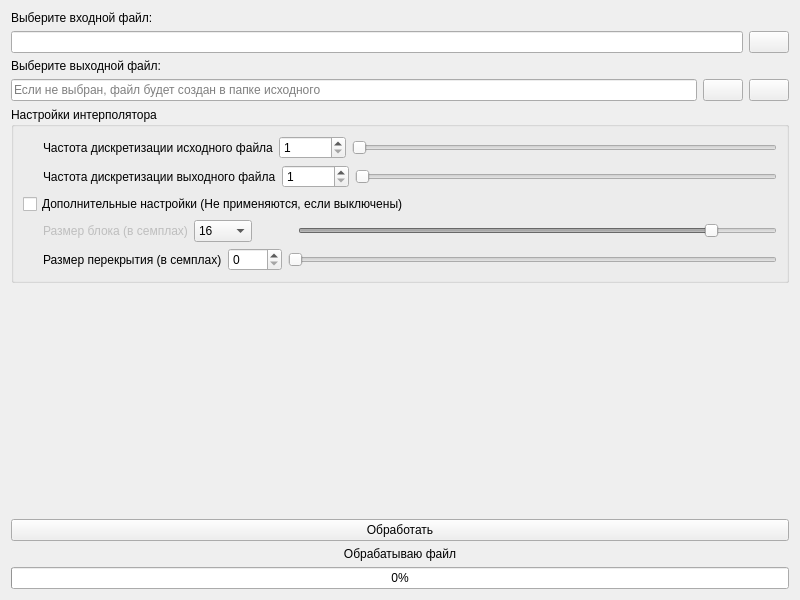
<?xml version="1.0" encoding="UTF-8"?>
<ui version="4.0">
 <class>Widget</class>
 <widget class="QWidget" name="Widget">
  <property name="geometry">
   <rect>
    <x>0</x>
    <y>0</y>
    <width>800</width>
    <height>600</height>
   </rect>
  </property>
  <property name="sizePolicy">
   <sizepolicy hsizetype="Preferred" vsizetype="Preferred">
    <horstretch>0</horstretch>
    <verstretch>0</verstretch>
   </sizepolicy>
  </property>
  <property name="windowTitle">
   <string>Фурье-интерполятор int16</string>
  </property>
  <property name="windowIcon">
   <iconset resource="q.qrc">
    <normaloff>:/icon/icon.ico</normaloff>:/icon/icon.ico</iconset>
  </property>
  <layout class="QVBoxLayout" name="verticalLayout_2">
   <item>
    <widget class="QLabel" name="inFileLBL">
     <property name="text">
      <string>Выберите входной файл:</string>
     </property>
    </widget>
   </item>
   <item>
    <layout class="QHBoxLayout" name="horizontalLayout_4">
     <item>
      <widget class="QLineEdit" name="inFileLED">
       <property name="readOnly">
        <bool>true</bool>
       </property>
      </widget>
     </item>
     <item>
      <widget class="QPushButton" name="inFilePBN">
       <property name="text">
        <string/>
       </property>
       <property name="icon">
        <iconset resource="q.qrc">
         <normaloff>:/folder/folder.png</normaloff>:/folder/folder.png</iconset>
       </property>
      </widget>
     </item>
    </layout>
   </item>
   <item>
    <widget class="QLabel" name="outFileLBL">
     <property name="text">
      <string>Выберите выходной файл:</string>
     </property>
    </widget>
   </item>
   <item>
    <layout class="QHBoxLayout" name="horizontalLayout_7">
     <item>
      <widget class="QLineEdit" name="outFileLED">
       <property name="text">
        <string/>
       </property>
       <property name="readOnly">
        <bool>true</bool>
       </property>
       <property name="placeholderText">
        <string>Если не выбран, файл будет создан в папке исходного</string>
       </property>
      </widget>
     </item>
     <item>
      <widget class="QPushButton" name="outFilePBN">
       <property name="text">
        <string/>
       </property>
       <property name="icon">
        <iconset resource="q.qrc">
         <normaloff>:/folder/folder.png</normaloff>:/folder/folder.png</iconset>
       </property>
      </widget>
     </item>
     <item>
      <widget class="QPushButton" name="outFileCancel">
       <property name="text">
        <string/>
       </property>
       <property name="icon">
        <iconset resource="q.qrc">
         <normaloff>:/cross/cross.png</normaloff>:/cross/cross.png</iconset>
       </property>
      </widget>
     </item>
    </layout>
   </item>
   <item>
    <widget class="QGroupBox" name="optionsGRB">
     <property name="sizePolicy">
      <sizepolicy hsizetype="Preferred" vsizetype="Preferred">
       <horstretch>0</horstretch>
       <verstretch>0</verstretch>
      </sizepolicy>
     </property>
     <property name="title">
      <string>Настройки интерполятора</string>
     </property>
     <layout class="QVBoxLayout" name="verticalLayout">
      <item>
       <layout class="QHBoxLayout" name="horizontalLayout_3">
        <item>
         <spacer name="horizontalSpacer">
          <property name="orientation">
           <enum>Qt::Horizontal</enum>
          </property>
          <property name="sizeType">
           <enum>QSizePolicy::Fixed</enum>
          </property>
          <property name="sizeHint" stdset="0">
           <size>
            <width>20</width>
            <height>20</height>
           </size>
          </property>
         </spacer>
        </item>
        <item>
         <widget class="QLabel" name="samplingInLBL">
          <property name="text">
           <string>Частота дискретизации исходного файла</string>
          </property>
         </widget>
        </item>
        <item>
         <widget class="QSpinBox" name="samplingInSPB">
          <property name="minimum">
           <number>1</number>
          </property>
          <property name="maximum">
           <number>512000</number>
          </property>
         </widget>
        </item>
        <item>
         <widget class="QSlider" name="samplingInHSL">
          <property name="minimum">
           <number>1</number>
          </property>
          <property name="maximum">
           <number>512000</number>
          </property>
          <property name="orientation">
           <enum>Qt::Horizontal</enum>
          </property>
         </widget>
        </item>
       </layout>
      </item>
      <item>
       <layout class="QHBoxLayout" name="horizontalLayout_5">
        <item>
         <spacer name="horizontalSpacer_2">
          <property name="orientation">
           <enum>Qt::Horizontal</enum>
          </property>
          <property name="sizeType">
           <enum>QSizePolicy::Fixed</enum>
          </property>
          <property name="sizeHint" stdset="0">
           <size>
            <width>20</width>
            <height>20</height>
           </size>
          </property>
         </spacer>
        </item>
        <item>
         <widget class="QLabel" name="samplingOutLBL">
          <property name="text">
           <string>Частота дискретизации выходного файла</string>
          </property>
         </widget>
        </item>
        <item>
         <widget class="QSpinBox" name="samplingOutSPB">
          <property name="minimum">
           <number>1</number>
          </property>
          <property name="maximum">
           <number>512000</number>
          </property>
          <property name="singleStep">
           <number>1</number>
          </property>
         </widget>
        </item>
        <item>
         <widget class="QSlider" name="samplingOutHSL">
          <property name="minimum">
           <number>1</number>
          </property>
          <property name="maximum">
           <number>512000</number>
          </property>
          <property name="orientation">
           <enum>Qt::Horizontal</enum>
          </property>
         </widget>
        </item>
       </layout>
      </item>
      <item>
       <widget class="QCheckBox" name="extraSettingsCHB">
        <property name="text">
         <string>Дополнительные настройки (Не применяются, если выключены)</string>
        </property>
       </widget>
      </item>
      <item>
       <layout class="QHBoxLayout" name="horizontalLayout_2">
        <item>
         <spacer name="horizontalSpacer_4">
          <property name="orientation">
           <enum>Qt::Horizontal</enum>
          </property>
          <property name="sizeType">
           <enum>QSizePolicy::Fixed</enum>
          </property>
          <property name="sizeHint" stdset="0">
           <size>
            <width>20</width>
            <height>20</height>
           </size>
          </property>
         </spacer>
        </item>
        <item>
         <widget class="QLabel" name="blockSizeLBL">
          <property name="enabled">
           <bool>false</bool>
          </property>
          <property name="text">
           <string>Размер блока (в семплах)</string>
          </property>
         </widget>
        </item>
        <item>
         <widget class="QComboBox" name="blockSizeCMB">
          <item>
           <property name="text">
            <string>16</string>
           </property>
          </item>
          <item>
           <property name="text">
            <string>32</string>
           </property>
          </item>
          <item>
           <property name="text">
            <string>64</string>
           </property>
          </item>
          <item>
           <property name="text">
            <string>128</string>
           </property>
          </item>
          <item>
           <property name="text">
            <string>256</string>
           </property>
          </item>
          <item>
           <property name="text">
            <string>512</string>
           </property>
          </item>
          <item>
           <property name="text">
            <string>1024</string>
           </property>
          </item>
          <item>
           <property name="text">
            <string>2048</string>
           </property>
          </item>
          <item>
           <property name="text">
            <string>4096</string>
           </property>
          </item>
         </widget>
        </item>
        <item>
         <spacer name="horizontalSpacer_5">
          <property name="orientation">
           <enum>Qt::Horizontal</enum>
          </property>
          <property name="sizeType">
           <enum>QSizePolicy::Fixed</enum>
          </property>
          <property name="sizeHint" stdset="0">
           <size>
            <width>40</width>
            <height>20</height>
           </size>
          </property>
         </spacer>
        </item>
        <item>
         <widget class="QSlider" name="blockSizeHSL">
          <property name="enabled">
           <bool>false</bool>
          </property>
          <property name="minimum">
           <number>4</number>
          </property>
          <property name="maximum">
           <number>12</number>
          </property>
          <property name="value">
           <number>11</number>
          </property>
          <property name="orientation">
           <enum>Qt::Horizontal</enum>
          </property>
         </widget>
        </item>
       </layout>
      </item>
      <item>
       <layout class="QHBoxLayout" name="horizontalLayout">
        <item>
         <spacer name="horizontalSpacer_3">
          <property name="orientation">
           <enum>Qt::Horizontal</enum>
          </property>
          <property name="sizeType">
           <enum>QSizePolicy::Fixed</enum>
          </property>
          <property name="sizeHint" stdset="0">
           <size>
            <width>20</width>
            <height>20</height>
           </size>
          </property>
         </spacer>
        </item>
        <item>
         <widget class="QLabel" name="overlapLBL">
          <property name="text">
           <string>Размер перекрытия (в семплах)</string>
          </property>
         </widget>
        </item>
        <item>
         <widget class="QSpinBox" name="overlapSPB">
          <property name="minimum">
           <number>0</number>
          </property>
          <property name="maximum">
           <number>1023</number>
          </property>
         </widget>
        </item>
        <item>
         <widget class="QSlider" name="overlapHSL">
          <property name="minimum">
           <number>0</number>
          </property>
          <property name="maximum">
           <number>1023</number>
          </property>
          <property name="orientation">
           <enum>Qt::Horizontal</enum>
          </property>
         </widget>
        </item>
       </layout>
      </item>
     </layout>
    </widget>
   </item>
   <item>
    <spacer name="verticalSpacer">
     <property name="orientation">
      <enum>Qt::Vertical</enum>
     </property>
     <property name="sizeHint" stdset="0">
      <size>
       <width>20</width>
       <height>40</height>
      </size>
     </property>
    </spacer>
   </item>
   <item>
    <widget class="QPushButton" name="mainPBN">
     <property name="text">
      <string>Обработать</string>
     </property>
    </widget>
   </item>
   <item>
    <widget class="QLabel" name="infoLBL">
     <property name="text">
      <string>Обрабатываю файл</string>
     </property>
     <property name="alignment">
      <set>Qt::AlignCenter</set>
     </property>
    </widget>
   </item>
   <item>
    <widget class="QProgressBar" name="infoPRB">
     <property name="value">
      <number>0</number>
     </property>
    </widget>
   </item>
  </layout>
 </widget>
 <resources>
  <include location="q.qrc"/>
 </resources>
 <connections>
  <connection>
   <sender>samplingInHSL</sender>
   <signal>valueChanged(int)</signal>
   <receiver>samplingInSPB</receiver>
   <slot>setValue(int)</slot>
   <hints>
    <hint type="sourcelabel">
     <x>568</x>
     <y>145</y>
    </hint>
    <hint type="destinationlabel">
     <x>318</x>
     <y>145</y>
    </hint>
   </hints>
  </connection>
  <connection>
   <sender>samplingOutHSL</sender>
   <signal>valueChanged(int)</signal>
   <receiver>samplingOutSPB</receiver>
   <slot>setValue(int)</slot>
   <hints>
    <hint type="sourcelabel">
     <x>570</x>
     <y>175</y>
    </hint>
    <hint type="destinationlabel">
     <x>321</x>
     <y>175</y>
    </hint>
   </hints>
  </connection>
  <connection>
   <sender>samplingInSPB</sender>
   <signal>valueChanged(int)</signal>
   <receiver>samplingInHSL</receiver>
   <slot>setValue(int)</slot>
   <hints>
    <hint type="sourcelabel">
     <x>318</x>
     <y>145</y>
    </hint>
    <hint type="destinationlabel">
     <x>568</x>
     <y>145</y>
    </hint>
   </hints>
  </connection>
  <connection>
   <sender>samplingOutSPB</sender>
   <signal>valueChanged(int)</signal>
   <receiver>samplingOutHSL</receiver>
   <slot>setValue(int)</slot>
   <hints>
    <hint type="sourcelabel">
     <x>321</x>
     <y>175</y>
    </hint>
    <hint type="destinationlabel">
     <x>570</x>
     <y>175</y>
    </hint>
   </hints>
  </connection>
  <connection>
   <sender>overlapSPB</sender>
   <signal>valueChanged(int)</signal>
   <receiver>overlapHSL</receiver>
   <slot>setValue(int)</slot>
   <hints>
    <hint type="sourcelabel">
     <x>330</x>
     <y>338</y>
    </hint>
    <hint type="destinationlabel">
     <x>569</x>
     <y>337</y>
    </hint>
   </hints>
  </connection>
  <connection>
   <sender>overlapHSL</sender>
   <signal>valueChanged(int)</signal>
   <receiver>overlapSPB</receiver>
   <slot>setValue(int)</slot>
   <hints>
    <hint type="sourcelabel">
     <x>569</x>
     <y>337</y>
    </hint>
    <hint type="destinationlabel">
     <x>330</x>
     <y>338</y>
    </hint>
   </hints>
  </connection>
 </connections>
</ui>
